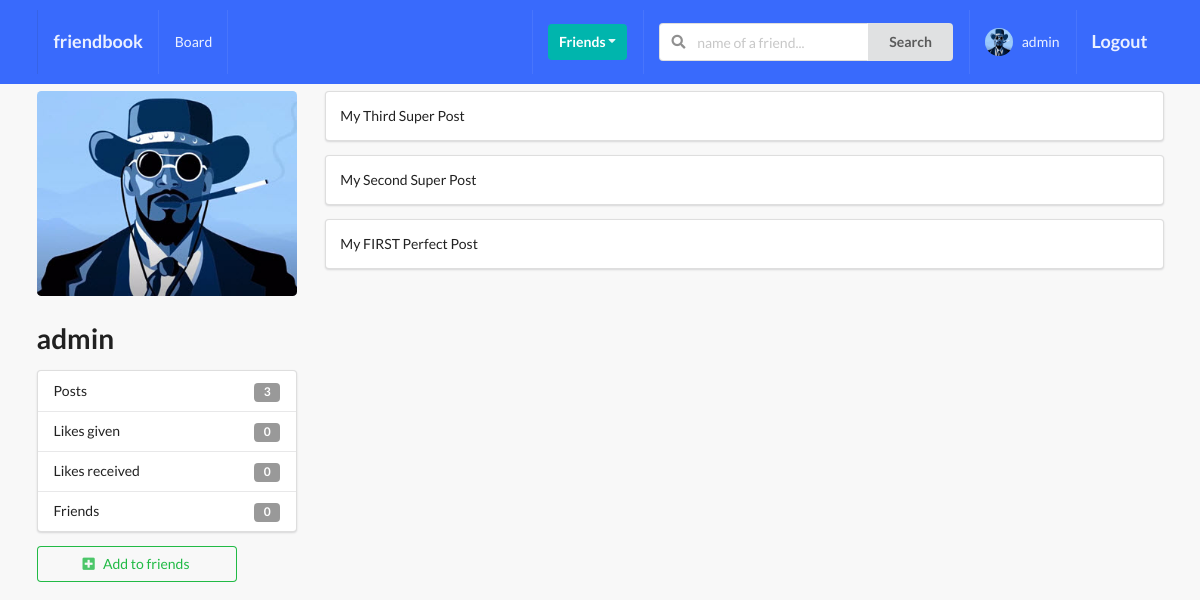
/profiles/andrey-speransky/ (signed in), run on an earlier commit of the app's database.
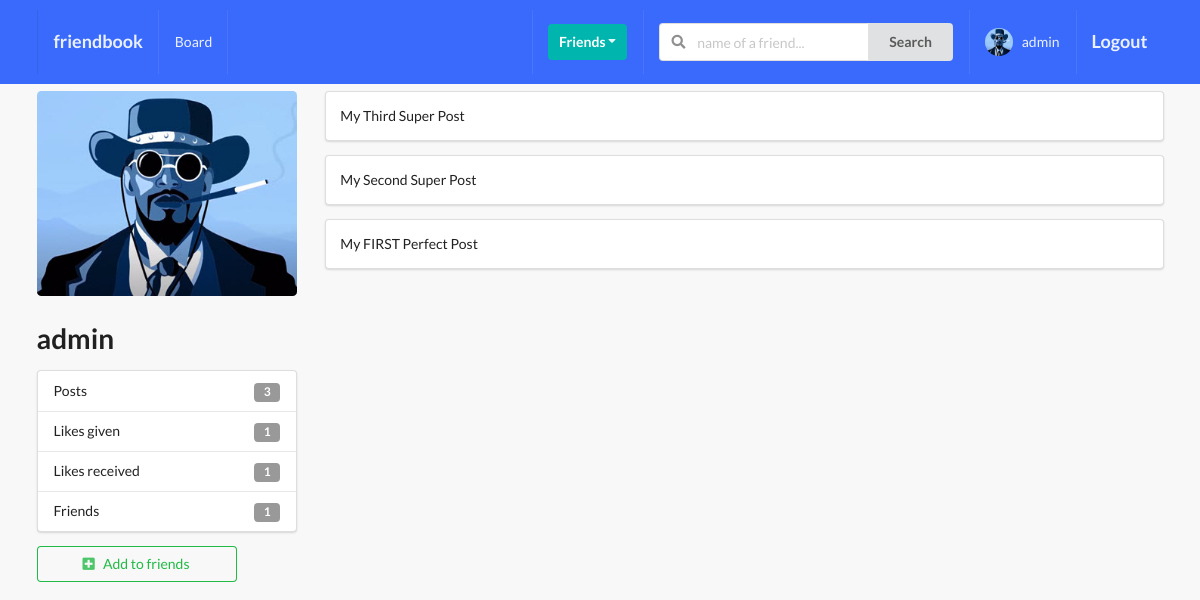
And on a later commit of the database.
### profiles/models.py (models this page shows, shortened)
class Profile(models.Model):
    first_name = models.CharField(max_length=200, blank=True)
    last_name = models.CharField(max_length=200, blank=True)
    user = models.OneToOneField(User, on_delete=models.CASCADE)
    bio = models.TextField(default="no bio...", max_length=300)
    email = models.EmailField(max_length=200, blank=True)
    country = models.CharField(max_length=200, blank=True)
    avatar = models.ImageField(default='avatar.png', upload_to='avatars/')
    friends = models.ManyToManyField(User, blank=True, related_name='friends')
    slug = models.SlugField(unique=True, blank=True)
    updated = models.DateTimeField(auto_now=True)
    created = models.DateTimeField(auto_now_add=True)
    objects = ProfileManager()
    def get_friends_no(self):
        return self.friends.all().count()
    def get_posts_no(self):
        return self.posts.all().count()
    def get_all_authors_posts(self):
        return self.posts.all()
    def get_likes_given_no(self):
        likes = self.like_set.all()
        total_liked = 0
        for item in likes:
            if item.value=='Like':
                total_liked += 1
        return total_liked
    def get_likes_recieved_no(self):
        posts = self.posts.all()
        total_liked = 0
        for item in posts:
            total_liked += item.liked.all().count()
        return total_liked
    __initial_first_name = None
    __initial_last_name = None
    def __init__(self, *args, **kwargs):
        super().__init__(*args, **kwargs)
        self.__initial_first_name = self.first_name
        self.__initial_last_name = self.last_name

### posts/models.py (models this page shows, shortened)
class Post(models.Model):
    content = models.TextField()
    image = models.ImageField(upload_to='posts', validators=[FileExtensionValidator(['png', 'jpg', 'jpeg'])], blank=True)
    liked = models.ManyToManyField(Profile, blank=True, related_name='likes')
    updated = models.DateTimeField(auto_now=True)
    created = models.DateTimeField(auto_now_add=True)
    author = models.ForeignKey(Profile, on_delete=models.CASCADE, related_name='posts')
    class Meta:
        ordering = ('-created',)

class Like(models.Model):
    user = models.ForeignKey(Profile, on_delete=models.CASCADE)
    post = models.ForeignKey(Post, on_delete=models.CASCADE)
    value = models.CharField(choices=LIKE_CHOICES, max_length=8)
    updated = models.DateTimeField(auto_now=True)
    created = models.DateTimeField(auto_now_add=True)

### profiles/views.py (the view)
# urls.py: path('<slug>/', ProfileDetailView.as_view(), name='profile-detail-view'),
class ProfileDetailView(LoginRequiredMixin, DetailView):
    model = Profile
    template_name = 'profiles/detail.html'
    def get_context_data(self, **kwargs):
        context = super().get_context_data(**kwargs)
        user = User.objects.get(username__iexact=self.request.user)
        profile = Profile.objects.get(user=user)
        rel_r = Relationship.objects.filter(sender=profile)
        rel_s = Relationship.objects.filter(receiver=profile)
        rel_receiver = []
        rel_sender = []
        for item in rel_r:
            rel_receiver.append(item.receiver.user)
        for item in rel_s:
            rel_sender.append(item.sender.user)
        context["rel_receiver"] = rel_receiver
        context["rel_sender"] = rel_sender
        context['posts'] = self.get_object().get_all_authors_posts()
        context['len_posts'] = True if len(self.get_object().get_all_authors_posts()) > 0 else False
        return context

### profiles/context_processors.py (called while the page is built)
def profile_pic(request):
    if request.user.is_authenticated:
        profile_obj = Profile.objects.get(user=request.user)
        pic = profile_obj.avatar
        return {'picture':pic}
    return {}

def invatations_received_no(request):
    if request.user.is_authenticated:
        profile_obj = Profile.objects.get(user=request.user)
        qs_count = Relationship.objects.invatations_received(profile_obj).count()
        return {'invites_num':qs_count}
    return {}

### profiles/models.py (called while the page is built)
    def invatations_received(self, receiver):
        qs = Relationship.objects.filter(receiver=receiver, status='send')
        return qs

### profiles/templates/profiles/detail.html (shortened to what this page needs)
{% extends 'base.html' %}
{% block content %}
<div class="ui grid">
    <br>
    <div class="row">
        <div class="four wide column">
            <img class="ui medium rounded image" src={{object.avatar.url}}>
            <h1>{{object.user}}</h1>
            <div class="ui vertical fluid menu">
                <div class="item">
                    Posts
                    <div class="ui label">{{ object.get_posts_no }}</div>
                </div>
                <div class="item">
                    Likes given
                    <div class="ui label">{{ object.get_likes_given_no }}</div>
                </div>
                <div class="item">
                    Likes received
                    <div class="ui label">{{ object.get_likes_recieved_no }}</div>
                </div>
                <div class="item">
                    Friends
                    <div class="ui label">{{ object.get_friends_no }}</div>
                </div>
            </div>
            {% if object.user not in rel_receiver and object.user not in rel_sender %}
                <form action="{% url 'profiles:send-invite' %}" method="POST">
                    <button type="submit" class="ui positive basic button mb-5 w-big"><i class="plus square icon"></i>Add to friends</button>
                </form>
            {% endif %}
        </div>
        <div class="twelve wide column">
            {% if len_posts %}
                {% for post in posts %}
                    <div class="segment ui fluid">
                        {{post.content}}
                    </div>
                {% endfor %}
            {% else %}
                <h1>No posts of this user ...</h1>
            {% endif %}
        </div>
    </div>
</div>
{% endblock content %}

What changed in the data, as far as the page shows it:
changed Profile "admin": get_likes_given_no "0" → "1"; get_likes_recieved_no "0" → "1"; get_friends_no "0" → "1"
